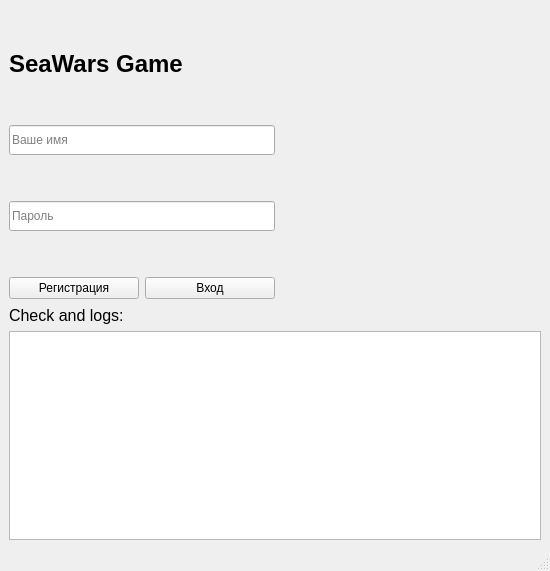
<?xml version="1.0" encoding="UTF-8"?>
<ui version="4.0">
 <class>MainWindow</class>
 <widget class="QMainWindow" name="MainWindow">
  <property name="geometry">
   <rect>
    <x>0</x>
    <y>0</y>
    <width>550</width>
    <height>571</height>
   </rect>
  </property>
  <property name="minimumSize">
   <size>
    <width>550</width>
    <height>570</height>
   </size>
  </property>
  <property name="windowTitle">
   <string>MainWindow</string>
  </property>
  <widget class="QWidget" name="centralwidget">
   <layout class="QGridLayout" name="gridLayout">
    <item row="0" column="0">
     <layout class="QVBoxLayout" name="verticalLayout_3">
      <item>
       <layout class="QHBoxLayout" name="horizontalLayout_4">
        <item>
         <layout class="QVBoxLayout" name="verticalLayout">
          <item>
           <layout class="QHBoxLayout" name="horizontalLayout_3">
            <item>
             <widget class="QLabel" name="label">
              <property name="minimumSize">
               <size>
                <width>150</width>
                <height>110</height>
               </size>
              </property>
              <property name="font">
               <font>
                <pointsize>18</pointsize>
                <weight>75</weight>
                <bold>true</bold>
               </font>
              </property>
              <property name="text">
               <string>SeaWars Game</string>
              </property>
             </widget>
            </item>
            <item>
             <spacer name="horizontalSpacer">
              <property name="orientation">
               <enum>Qt::Horizontal</enum>
              </property>
              <property name="sizeHint" stdset="0">
               <size>
                <width>40</width>
                <height>20</height>
               </size>
              </property>
             </spacer>
            </item>
           </layout>
          </item>
          <item>
           <widget class="QLineEdit" name="lineEdit">
            <property name="minimumSize">
             <size>
              <width>209</width>
              <height>30</height>
             </size>
            </property>
            <property name="maxLength">
             <number>32766</number>
            </property>
            <property name="placeholderText">
             <string>Ваше имя</string>
            </property>
           </widget>
          </item>
          <item>
           <spacer name="verticalSpacer">
            <property name="orientation">
             <enum>Qt::Vertical</enum>
            </property>
            <property name="sizeHint" stdset="0">
             <size>
              <width>10</width>
              <height>40</height>
             </size>
            </property>
           </spacer>
          </item>
          <item>
           <widget class="QLineEdit" name="lineEdit_2">
            <property name="minimumSize">
             <size>
              <width>209</width>
              <height>30</height>
             </size>
            </property>
            <property name="text">
             <string/>
            </property>
            <property name="echoMode">
             <enum>QLineEdit::Password</enum>
            </property>
            <property name="placeholderText">
             <string>Пароль</string>
            </property>
           </widget>
          </item>
          <item>
           <spacer name="verticalSpacer_2">
            <property name="orientation">
             <enum>Qt::Vertical</enum>
            </property>
            <property name="sizeHint" stdset="0">
             <size>
              <width>20</width>
              <height>40</height>
             </size>
            </property>
           </spacer>
          </item>
          <item>
           <layout class="QHBoxLayout" name="horizontalLayout">
            <item>
             <widget class="QPushButton" name="pushButton_2">
              <property name="text">
               <string>Регистрация</string>
              </property>
             </widget>
            </item>
            <item>
             <widget class="QPushButton" name="pushButton">
              <property name="text">
               <string>Вход</string>
              </property>
             </widget>
            </item>
           </layout>
          </item>
         </layout>
        </item>
        <item>
         <spacer name="horizontalSpacer_2">
          <property name="orientation">
           <enum>Qt::Horizontal</enum>
          </property>
          <property name="sizeHint" stdset="0">
           <size>
            <width>40</width>
            <height>20</height>
           </size>
          </property>
         </spacer>
        </item>
       </layout>
      </item>
      <item>
       <layout class="QHBoxLayout" name="horizontalLayout_5">
        <item>
         <widget class="QLabel" name="label_2">
          <property name="font">
           <font>
            <pointsize>12</pointsize>
           </font>
          </property>
          <property name="text">
           <string>Check and logs:</string>
          </property>
         </widget>
        </item>
        <item>
         <spacer name="horizontalSpacer_3">
          <property name="orientation">
           <enum>Qt::Horizontal</enum>
          </property>
          <property name="sizeHint" stdset="0">
           <size>
            <width>40</width>
            <height>20</height>
           </size>
          </property>
         </spacer>
        </item>
       </layout>
      </item>
      <item>
       <widget class="QTextBrowser" name="textBrowser"/>
      </item>
     </layout>
    </item>
   </layout>
  </widget>
  <widget class="QMenuBar" name="menubar">
   <property name="geometry">
    <rect>
     <x>0</x>
     <y>0</y>
     <width>550</width>
     <height>21</height>
    </rect>
   </property>
  </widget>
  <widget class="QStatusBar" name="statusbar"/>
 </widget>
 <resources/>
 <connections>
  <connection>
   <sender>pushButton_2</sender>
   <signal>clicked()</signal>
   <receiver>pushButton_2</receiver>
   <slot>showMenu()</slot>
   <hints>
    <hint type="sourcelabel">
     <x>233</x>
     <y>182</y>
    </hint>
    <hint type="destinationlabel">
     <x>233</x>
     <y>182</y>
    </hint>
   </hints>
  </connection>
 </connections>
</ui>
